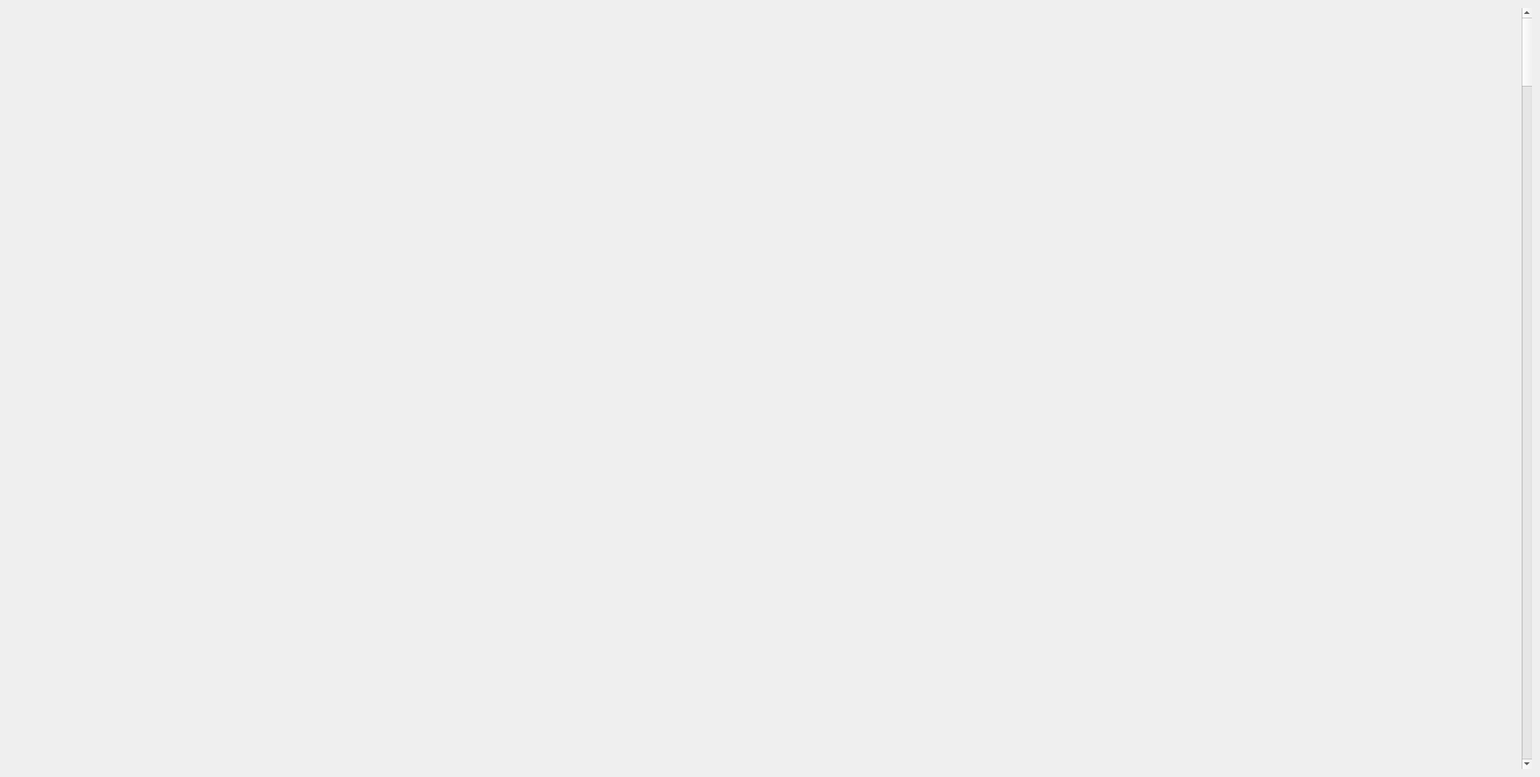
<?xml version="1.0" encoding="UTF-8"?>
<ui version="4.0">
 <class>Form</class>
 <widget class="QWidget" name="Form">
  <property name="geometry">
   <rect>
    <x>0</x>
    <y>0</y>
    <width>2100</width>
    <height>1059</height>
   </rect>
  </property>
  <property name="acceptDrops">
   <bool>true</bool>
  </property>
  <property name="windowTitle">
   <string>PISTON Demo</string>
  </property>
  <layout class="QHBoxLayout" name="horizontalLayout_3">
   <item>
    <layout class="QHBoxLayout" name="horizontalLayout_2">
     <item>
      <widget class="GLWindow" name="widget" native="true">
       <property name="sizePolicy">
        <sizepolicy hsizetype="Expanding" vsizetype="Expanding">
         <horstretch>8</horstretch>
         <verstretch>1</verstretch>
        </sizepolicy>
       </property>
      </widget>
     </item>
     <item>
      <layout class="QVBoxLayout" name="verticalLayout_2">
       <item>
        <layout class="QHBoxLayout" name="horizontalLayout" stretch="0,3">
         <item>
          <spacer name="horizontalSpacer">
           <property name="orientation">
            <enum>Qt::Horizontal</enum>
           </property>
           <property name="sizeType">
            <enum>QSizePolicy::Fixed</enum>
           </property>
           <property name="sizeHint" stdset="0">
            <size>
             <width>10</width>
             <height>20</height>
            </size>
           </property>
          </spacer>
         </item>
         <item>
          <widget class="QScrollBar" name="verticalScrollBar">
           <property name="sizePolicy">
            <sizepolicy hsizetype="Fixed" vsizetype="Expanding">
             <horstretch>1</horstretch>
             <verstretch>3</verstretch>
            </sizepolicy>
           </property>
           <property name="orientation">
            <enum>Qt::Vertical</enum>
           </property>
          </widget>
         </item>
        </layout>
       </item>
      </layout>
     </item>
    </layout>
   </item>
  </layout>
 </widget>
 <customwidgets>
  <customwidget>
   <class>GLWindow</class>
   <extends>QWidget</extends>
   <header>glwindow.h</header>
   <container>1</container>
   <slots>
    <signal>setZoomSlider(int)</signal>
    <signal>setPlaneSlider(int)</signal>
    <signal>setIsoSlider(int)</signal>
    <signal>setShowIsosurfaceCheckBox(bool)</signal>
    <signal>setShowClipPlaneCheckBox(bool)</signal>
    <slot>setIsovalue(int)</slot>
    <slot>setPlaneLevel(int)</slot>
    <slot>setZoom(int)</slot>
    <slot>setDataSet1(bool)</slot>
    <slot>setDataSet2(bool)</slot>
    <slot>setDataSet3(bool)</slot>
    <slot>resetView()</slot>
    <slot>setShowIsosurface(bool)</slot>
    <slot>setShowCutPlane(bool)</slot>
    <slot>setDataSet4(bool)</slot>
   </slots>
  </customwidget>
 </customwidgets>
 <resources/>
 <connections>
  <connection>
   <sender>verticalScrollBar</sender>
   <signal>valueChanged(int)</signal>
   <receiver>widget</receiver>
   <slot>setIsovalue(int)</slot>
   <hints>
    <hint type="sourcelabel">
     <x>2054</x>
     <y>448</y>
    </hint>
    <hint type="destinationlabel">
     <x>1896</x>
     <y>458</y>
    </hint>
   </hints>
  </connection>
  <connection>
   <sender>widget</sender>
   <signal>setIsoSlider(int)</signal>
   <receiver>verticalScrollBar</receiver>
   <slot>setValue(int)</slot>
   <hints>
    <hint type="sourcelabel">
     <x>1793</x>
     <y>546</y>
    </hint>
    <hint type="destinationlabel">
     <x>2051</x>
     <y>564</y>
    </hint>
   </hints>
  </connection>
 </connections>
</ui>
